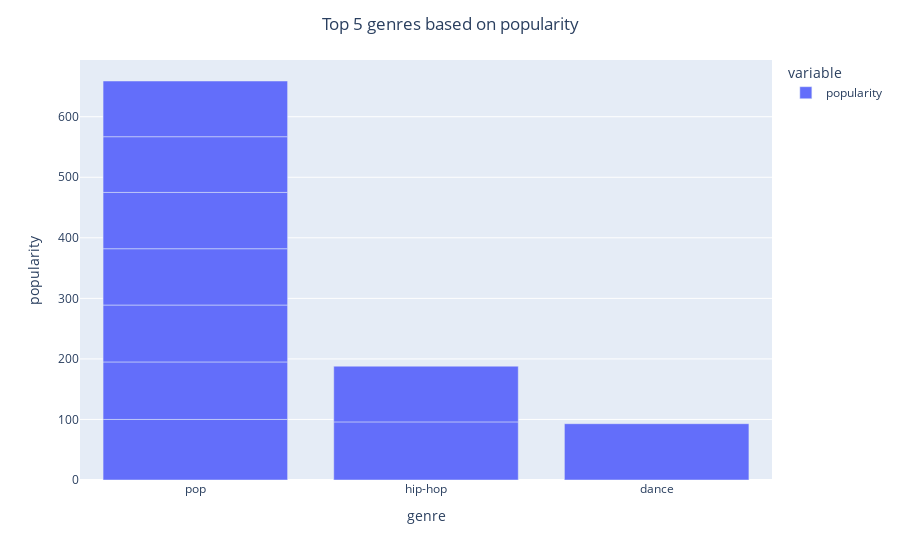

Notebook cell for this chart:
### Code cell
# Top 5 genres based on popularity

fig = px.bar(df_final.nlargest(10, 'popularity'), x='genre', y=['popularity'], barmode='group')
fig.update_layout(yaxis_title="popularity", xaxis_title="genre", title = f'Top 5 genres based on popularity')
fig.update_layout(title={'x': 0.5, 'xanchor': 'center'})
fig.show()

### Figure 1 — Plotly figure (JSON) as saved in the notebook; plotly's stock layout.template omitted (floating-point values rounded to 4 significant figures)
{"data": [{"alignmentgroup": "True", "hovertemplate": "variable=popularity<br>genre=%{x}<br>value=%{y}<extra></extra>", "legendgroup": "popularity", "marker": {"color": "#636efa", "pattern": {"shape": ""}}, "name": "popularity", "offsetgroup": "popularity", "orientation": "v", "showlegend": true, "textposition": "auto", "type": "bar", "x": ["pop", "hip-hop", "pop", "pop", "dance", "pop", "pop", "hip-hop", "pop", "pop"], "xaxis": "x", "y": [100, 96, 95, 94, 93, 93, 93, 92, 92, 92], "yaxis": "y"}], "layout": {"barmode": "group", "legend": {"title": {"text": "variable"}, "tracegroupgap": 0}, "margin": {"t": 60}, "title": {"text": "Top 5 genres based on popularity", "x": 0.5, "xanchor": "center"}, "xaxis": {"anchor": "y", "domain": [0, 1], "title": {"text": "genre"}}, "yaxis": {"anchor": "x", "domain": [0, 1], "title": {"text": "popularity"}}}}
